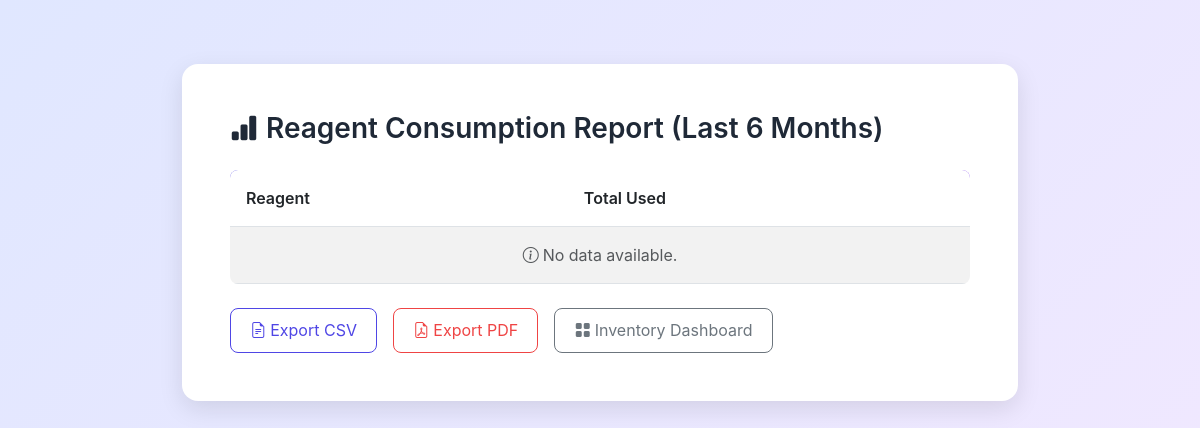
Page /consumption/ (signed in) on the earlier database version.
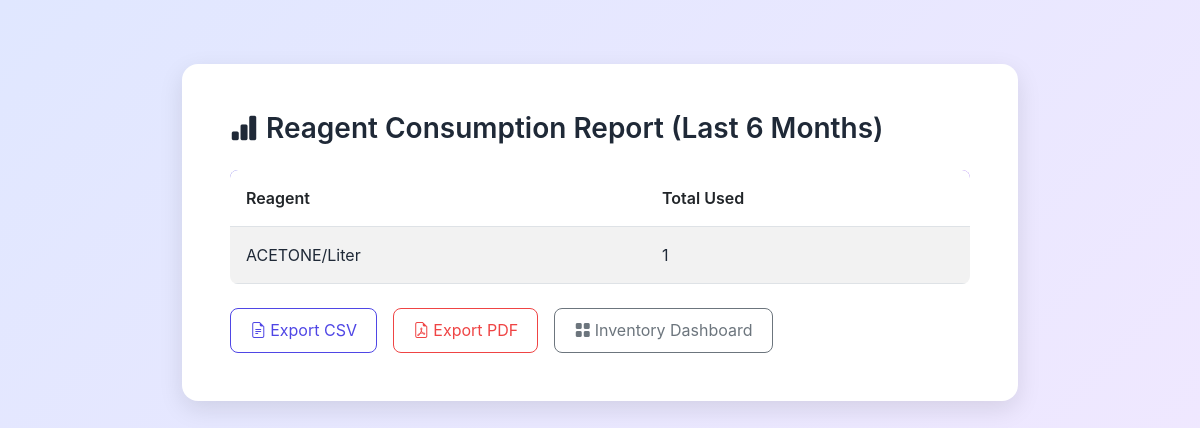
Same page on the later database version.
### lims/models/reagents.py (models this page shows, shortened)
class Reagent(models.Model):
    name = models.CharField(max_length=100)
    batch_number = models.CharField(max_length=100, blank=True, help_text="Unique batch identifier")
    manufacturer = models.CharField(max_length=100, blank=True, help_text="Name of the manufacturer")
    supplier_name = models.CharField(max_length=100, blank=True, help_text="Name of the supplier")
    supplier_contact = models.CharField(max_length=100, blank=True)
    supplier_email = models.EmailField(blank=True)
    date_received = models.DateField(default=timezone.now)
    expiry_date = models.DateField(null=True, blank=True)
    number_of_containers = models.PositiveIntegerField(default=1, help_text="Total number of containers (bottles, vials, etc.)")
    quantity_per_container = models.FloatField(default=1.0, help_text="Amount per container, e.g. 2.5 for 2.5L")
    unit = models.CharField(max_length=20, blank=True, help_text="e.g. L, mL, g")
    storage_condition = models.CharField(max_length=100, blank=True)
    safety_data_sheet = models.FileField(upload_to='sds/', null=True, blank=True)
    certificate_of_analysis = models.FileField(upload_to='coa/', null=True, blank=True)
    low_stock_threshold = models.PositiveIntegerField(default=2, help_text="Threshold to trigger low stock alert")

### lims/views/reagents.py (the view)
# urls.py: path('consumption/', consumption_report, name='consumption_report'),
@login_required
def consumption_report(request):
    six_months_ago = timezone.now() - timedelta(days=180)
    consumption_data = ReagentUsage.objects.filter(
        date_used__gte=six_months_ago
    ).values('reagent__name').annotate(
        total_used=Sum('quantity_used')
    ).order_by('-total_used')
    return render(request, 'lims/reagents/consumption_report.html', {
        'consumption_data': consumption_data
    })

### lims/templates/lims/reagents/consumption_report.html (shortened to what this page needs)
{% load static %}
<!DOCTYPE html>
<html lang="en">
<head>
  <link href="https://cdn.jsdelivr.net/npm/bootstrap@5.3.0/dist/css/bootstrap.min.css" rel="stylesheet">
  <link href="https://cdn.jsdelivr.net/npm/bootstrap-icons@1.10.5/font/bootstrap-icons.css" rel="stylesheet">
</head>
<body>
  <div class="container">
    <div class="card">
      <div class="card-body p-5">
        <h3><i class="bi bi-bar-chart-fill me-2 text-indigo-600"></i>Reagent Consumption Report (Last 6 Months)</h3>
        <table class="table table-striped">
          <thead>
            <tr>
              <th>Reagent</th>
              <th>Total Used</th>
            </tr>
          </thead>
          <tbody>
            {% for item in consumption_data %}
              <tr>
                <td>{{ item.reagent__name }}</td>
                <td>{{ item.total_used }}</td>
              </tr>
            {% empty %}
              <tr>
                <td colspan="2" class="text-center text-muted">
                  <i class="bi bi-info-circle me-1"></i>No data available.
                </td>
              </tr>
            {% endfor %}
          </tbody>
        </table>
        <div class="action-buttons">
          <a href="{% url 'export_consumption_csv' %}" class="btn btn-outline-primary">
            <i class="bi bi-file-earmark-text me-1"></i>Export CSV
          </a>
          <a href="{% url 'export_consumption_pdf' %}" class="btn btn-outline-danger">
            <i class="bi bi-file-earmark-pdf me-1"></i>Export PDF
          </a>
          <a href="{% url 'inventory_dashboard' %}" class="btn btn-outline-secondary">
            <i class="bi bi-grid-fill me-1"></i>Inventory Dashboard
          </a>
        </div>
      </div>
    </div>
  </div>
</body>
</html>

Differences in the rows shown:
now on this page (row edited): Reagent: reagent__name "ACETONE/Liter", total_used "1"
Other differences:
text no longer shown: "No data available."
